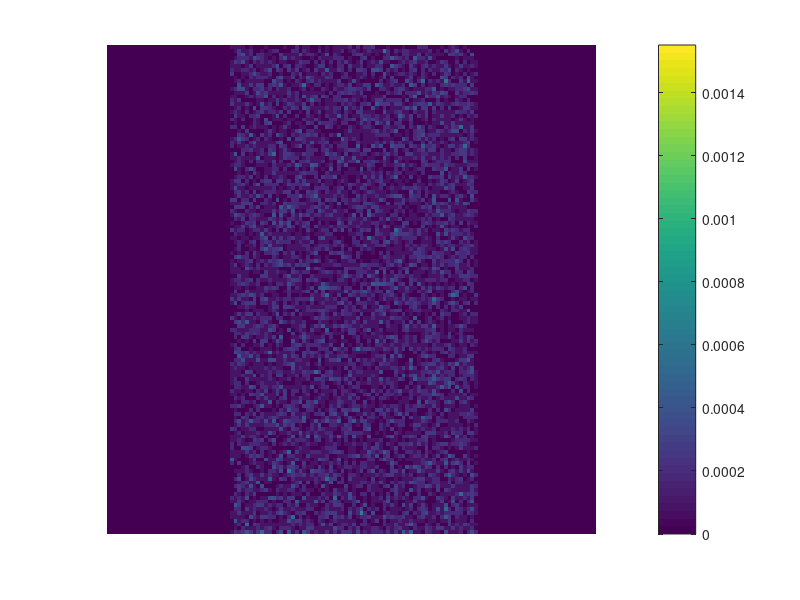

The MATLAB script that drew this image: (Note: this script raises an error after producing the figure.)
resolution = [128 128];
numberOfCells = 11500;

maxi =0.0015517;

% generate random polar coordinates
theta = pi*rand(numberOfCells,1);
phi = -pi/2 + pi*rand(numberOfCells,1);

% determine latitude and longitude in degree (for debugging mainly!)
latitude = theta * 360 / (2*pi);
longitude = phi * 360 / (2*pi);

% TODO: This is not well implemented yet
% shift indices into positive interval and respect resolution of heatmap
indicesLatitude = round(latitude * resolution(1)/180) + 1;
indicesLongitude = round( (longitude + 180) * resolution(2)/360 ) + 1 ;

% TODO: Remove this hack by computing the indices correctly above!
% Sometimes the round operation gives indices == 0 or indices ==
% resolution + 1, so we need to fix this manually currently.
indicesLatitude(indicesLatitude <= 0) = 1;
indicesLatitude(indicesLatitude > resolution(1)) = resolution(1);
indicesLongitude(indicesLongitude <= 0) = 1;
indicesLongitude(indicesLongitude > resolution(2)) = resolution(2);

% transform sub indices into linear indices
indPoints = sub2ind(resolution, indicesLatitude, indicesLongitude);

% accumulate points in the same heatmap cell
accumulator = reshape(accumarray(indPoints,ones(size(indPoints)),[prod(resolution) 1]), resolution);

accumulator = accumulator ./ numberOfCells;

% show heatmap (debugging only!)
imagesc(accumulator,[0 maxi]); axis image; colorbar; axis off; colormap parula;
saveas(gcf,'randomHeatMap.png','png');
savefig('randomHeatMap.fig')